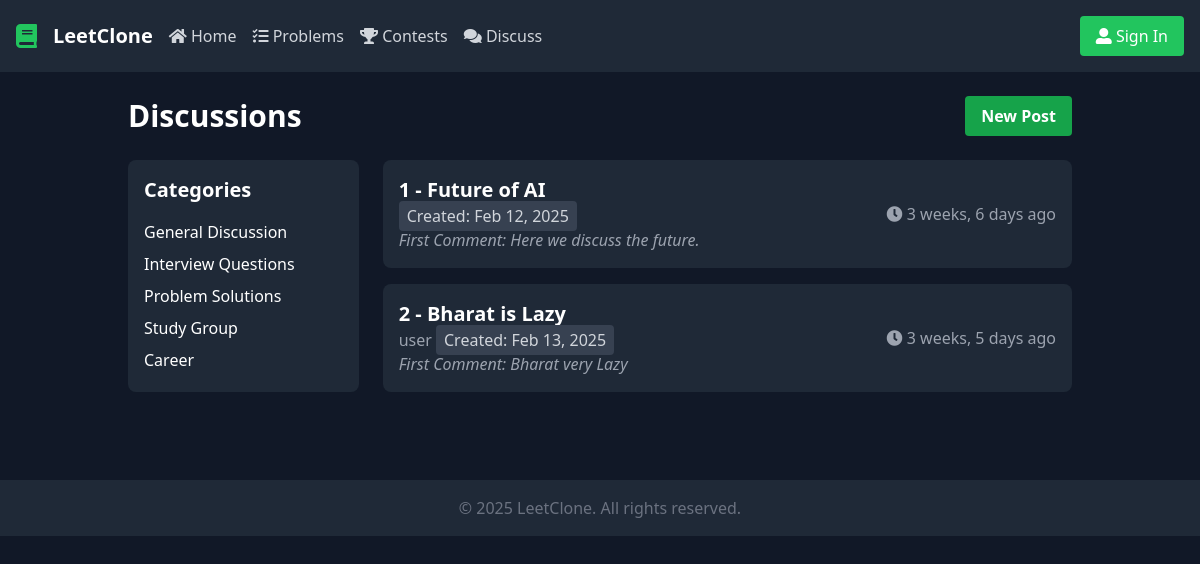
Before: /users/discuss/ with the older database file.
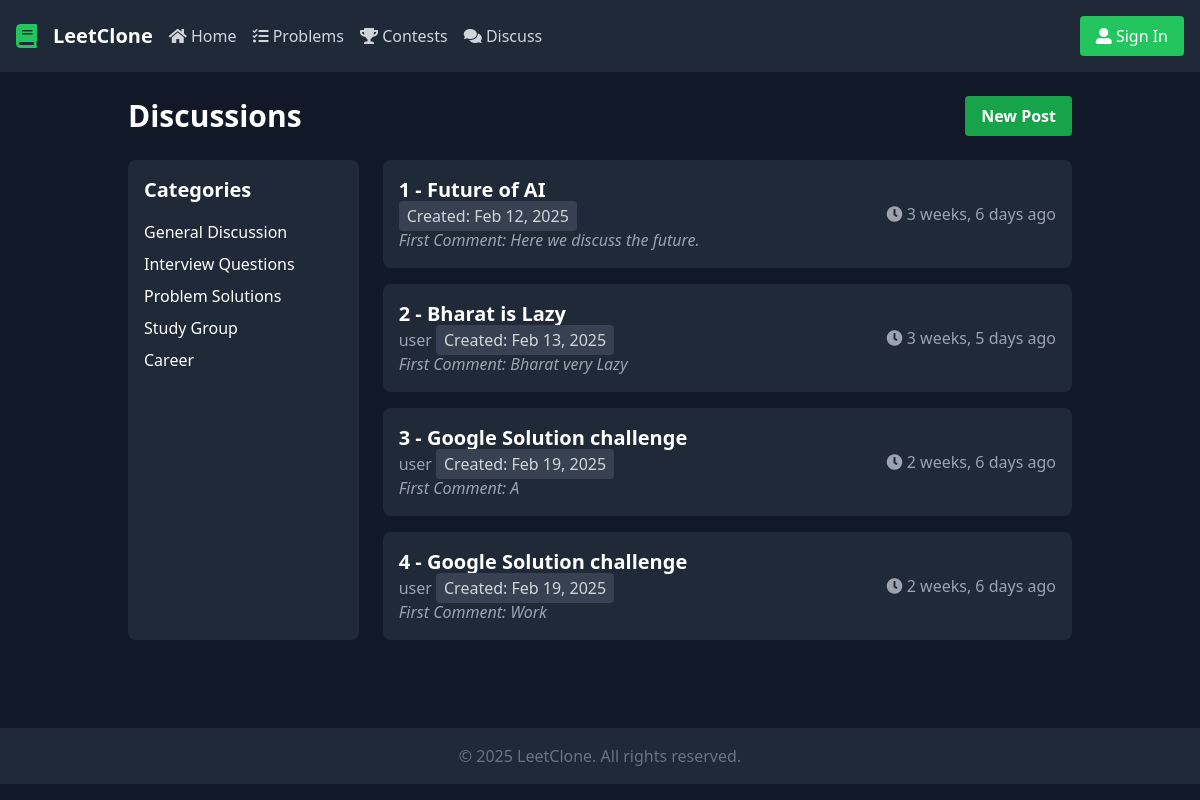
After: the same page with the newer database file.
### discussionform/models.py (models this page shows, shortened)
class Room(models.Model):
    topic = models.CharField(max_length=255)
    topic_id = models.AutoField(primary_key=True)
    author = models.ForeignKey(settings.AUTH_USER_MODEL, on_delete=models.CASCADE, related_name='rooms')
    bio = models.TextField(blank=True, null=True)
    created_at = models.DateTimeField(auto_now_add=True)
    first_comment = models.TextField()
    updated_at = models.DateTimeField(auto_now=True)

### users/models.py (models this page shows)
class CustomUser(AbstractUser):
    pass

### users/views.py (the view)
# urls.py: path('discuss/',discuss,name='discuss'),
def discuss(request):
    rooms=Room.objects.all()
    context={'rooms':rooms}
    return render(request,'discuss.html',context)

### templates/discuss.html
{% extends 'base.html' %}
{% load crispy_forms_tags %}
{% block content %}
    <div class="container mx-auto p-6">
        <div class="flex justify-between items-center mb-6">
            <h1 class="text-3xl font-bold">Discussions</h1>
            <a href="{% url 'Room_form' %}" class="bg-green-600 hover:bg-green-700 text-white font-bold py-2 px-4 rounded">New Post</a>
        </div>
        <div class="flex flex-col md:flex-row space-y-6 md:space-y-0 md:space-x-6">
            <div class="md:w-1/4 bg-gray-800 p-4 rounded-lg">
                <h2 class="text-xl font-bold mb-4">Categories</h2>
                <ul class="space-y-2">
                    <li><a class="hover:text-gray-400" href="#">General Discussion</a></li>
                    <li><a class="hover:text-gray-400" href="#">Interview Questions</a></li>
                    <li><a class="hover:text-gray-400" href="#">Problem Solutions</a></li>
                    <li><a class="hover:text-gray-400" href="#">Study Group</a></li>
                    <li><a class="hover:text-gray-400" href="#">Career</a></li>
                </ul>
            </div>
            <div class="md:w-3/4 space-y-4">
                {% for room in rooms %}
                <div class="bg-gray-800 p-4 rounded-lg flex flex-col md:flex-row justify-between items-start md:items-center">
                    <div>
                        <a href="{% url 'Room' room.topic_id %}" class="text-xl font-bold">{{ room.topic_id }} - {{ room.topic }}</a>
                        <p class="text-gray-400">{{ room.author.username }}
                            <span class="bg-gray-700 text-gray-300 py-1 px-2 rounded">
                                Created: {{ room.created_at|date:"M d, Y" }}
                            </span>
                        </p>
                        <p class="text-gray-400 italic">First Comment: {{ room.first_comment|truncatewords:15 }}</p>
                    </div>
                    <div class="flex space-x-4 text-gray-400 mt-4 md:mt-0">
                        <span><i class="fas fa-clock"></i> {{ room.created_at|timesince }} ago</span>
                    </div>
                </div>
                {% endfor %}
            </div>
        </div>
    </div>
{% endblock %}

### templates/base.html (shortened to what this page needs)
{% load static %}
<!DOCTYPE html>
<html lang="en">
<head>
    <script src="https://cdn.tailwindcss.com"></script>
    <link href="https://cdnjs.cloudflare.com/ajax/libs/font-awesome/5.15.3/css/all.min.css" rel="stylesheet"/>
</head>
<body class="bg-gray-900 text-white">
    <nav class="bg-gray-800 p-4 flex justify-between items-center">
        <div class="flex items-center space-x-4">
            <i class="fas fa-book text-green-500 text-2xl"></i>
            <a href="{% url 'homepage' %}" class="ml-2 text-xl font-bold">LeetClone</a>
            <a href="{% url 'homepage' %}" class="text-gray-300 hover:text-white">
                <i class="fas fa-home">
                </i>
                Home</a>
            <a href="{% url 'problem_list' %}" class="text-gray-300 hover:text-white">
                <i class="fas fa-tasks">
                </i>
                Problems</a>
            <a href="{% url 'contests' %}" class="text-gray-300 hover:text-white">
                <i class="fas fa-trophy">
                </i>
                Contests</a>
            <a href="{% url 'discuss' %}" class="text-gray-300 hover:text-white">
                <i class="fas fa-comments">
                </i>
                Discuss</a>
        </div>
        <div class="flex items-center space-x-4">
            {% if user.is_authenticated %}
                <a href="{% url 'profile' %}" >
                 <i class="fas fa-user"></i>
                </a>
                <a href="{% url 'logout' %}" class="bg-red-600 text-white px-4 py-2 rounded">
                    <i class="fas fa-sign-out-alt"></i>
                 Logout
                </a>
            {% else %}
                <a href="{% url 'login' %}" class="bg-green-500 text-white px-4 py-2 rounded">
                    <i class="fas fa-user-alt"></i>
                 Sign In
                </a>
            {% endif %}
        </div>
    </nav>
    <div class="container mx-auto px-4">
        {% block content %}
    {% endblock %}
</div>
<footer class="bg-gray-800 text-center py-4 mt-16">
    <p class="text-gray-500">
     © 2025 LeetClone. All rights reserved.
    </p>
   </footer>
  </body>
 </html>

Changed rows visible on the page:
added Room: topic_id "3", topic "Google Solution challenge", author.username "user", created_at "Feb 19, 2025", first_comment "A", created_at "2 weeks, 6 days"
added Room: topic_id "4", topic "Google Solution challenge", author.username "user", created_at "Feb 19, 2025", first_comment "Work", created_at "2 weeks, 6 days"
